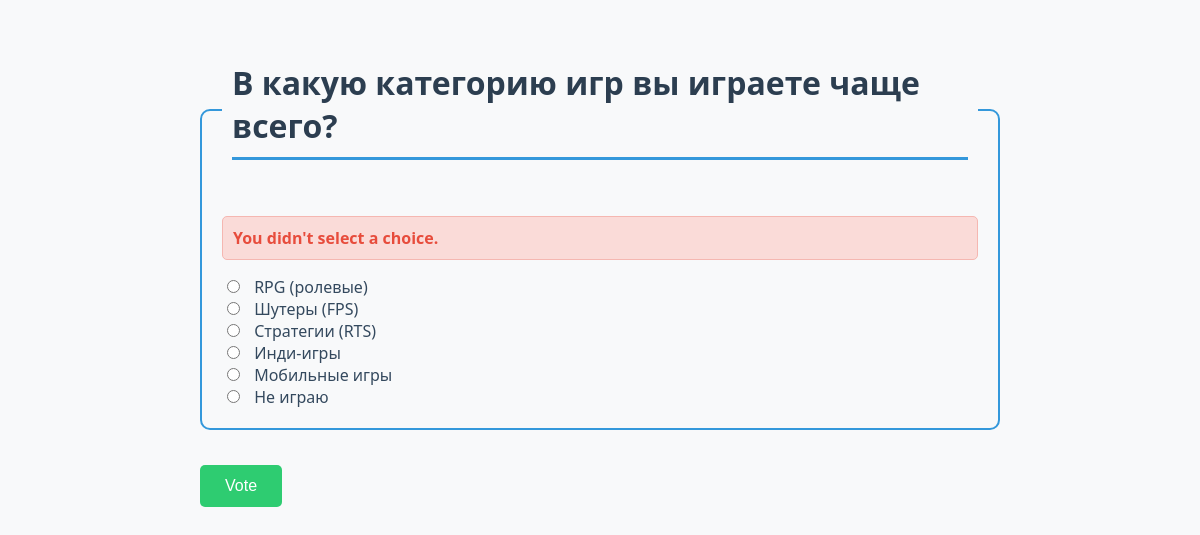
/polls/3/vote/, run on the app's committed database.
### polls/models.py (models this page shows, shortened)
class Question(models.Model):
    question_text = models.CharField(max_length=200)
    pub_date = models.DateTimeField('date published')

class Choice(models.Model):
    question = models.ForeignKey(Question, on_delete=models.CASCADE)
    choice_text = models.CharField(max_length=200)
    votes = models.IntegerField(default=0)

### polls/views.py (the view)
# urls.py: path('<int:question_id>/vote/', views.vote, name='vote'),
def vote(request, question_id):
    question = get_object_or_404(Question, pk=question_id)
    try:
        selected_choice = question.choice_set.get(pk=request.POST['choice'])
    except (KeyError, Choice.DoesNotExist):
        return render(request, 'polls/detail.html', {
            'question': question,
            'error_message': "You didn't select a choice.",
        })
    else:
        selected_choice.votes = F('votes') + 1
        selected_choice.save()
        return HttpResponseRedirect(reverse('polls:results', args=(question.id,)))

### polls/templates/polls/detail.html (shortened to what this page needs)
{% load static %}
<!DOCTYPE html>
<html lang="en">
<head>
    <link rel="stylesheet" type="text/css" href="{% static 'polls/style.css' %}">
</head>
<body>
    <form action="{% url 'polls:vote' question.id %}" method="post">
    <fieldset>
        <legend><h1>{{ question.question_text }}</h1></legend>
        {% if error_message %}
            <p class="error"><strong>{{ error_message }}</strong></p>
        {% endif %}
        {% for choice in question.choice_set.all %}
            <input type="radio" name="choice" id="choice{{ forloop.counter }}" value="{{ choice.id }}">
            <label for="choice{{ forloop.counter }}">{{ choice.choice_text }}</label><br>
        {% endfor %}
    </fieldset>
    <input type="submit" value="Vote">
    </form>
</body>
</html>

### polls/static/polls/style.css (style rules this page uses)
body { background: white url("images/background.gif") no-repeat right bottom; font-family: 'Segoe UI', Tahoma, Geneva, Verdana, sans-serif; margin: 20px; padding: 20px; max-width: 800px; margin: 0 auto; background-color: #f8f9fa; }
h1 { color: #2c3e50; border-bottom: 3px solid #3498db; padding-bottom: 10px; margin-bottom: 20px; }
fieldset { border: 2px solid #3498db; border-radius: 10px; padding: 20px; margin: 20px 0; }
legend { color: #2c3e50; font-weight: bold; padding: 0 10px; }
input[type="radio"] { margin-right: 10px; }
label { color: #34495e; font-size: 16px; cursor: pointer; }
input[type="submit"] { background-color: #2ecc71; color: white; border: none; padding: 12px 25px; font-size: 16px; border-radius: 5px; cursor: pointer; transition: background-color 0.3s; margin-top: 15px; }
.error { color: #e74c3c; background-color: #fadbd8; padding: 10px; border-radius: 5px; border: 1px solid #f5b7b1; }

### data on the page
Question: question_text "В какую категорию игр вы играете чаще всего?"
Choice: choice_text "RPG (ролевые)"
Choice: choice_text "Шутеры (FPS)"
Choice: choice_text "Стратегии (RTS)"
Choice: choice_text "Инди-игры"
Choice: choice_text "Мобильные игры"
Choice: choice_text "Не играю"

### other printed values
{{ error_message }} "You didn't select a choice."
